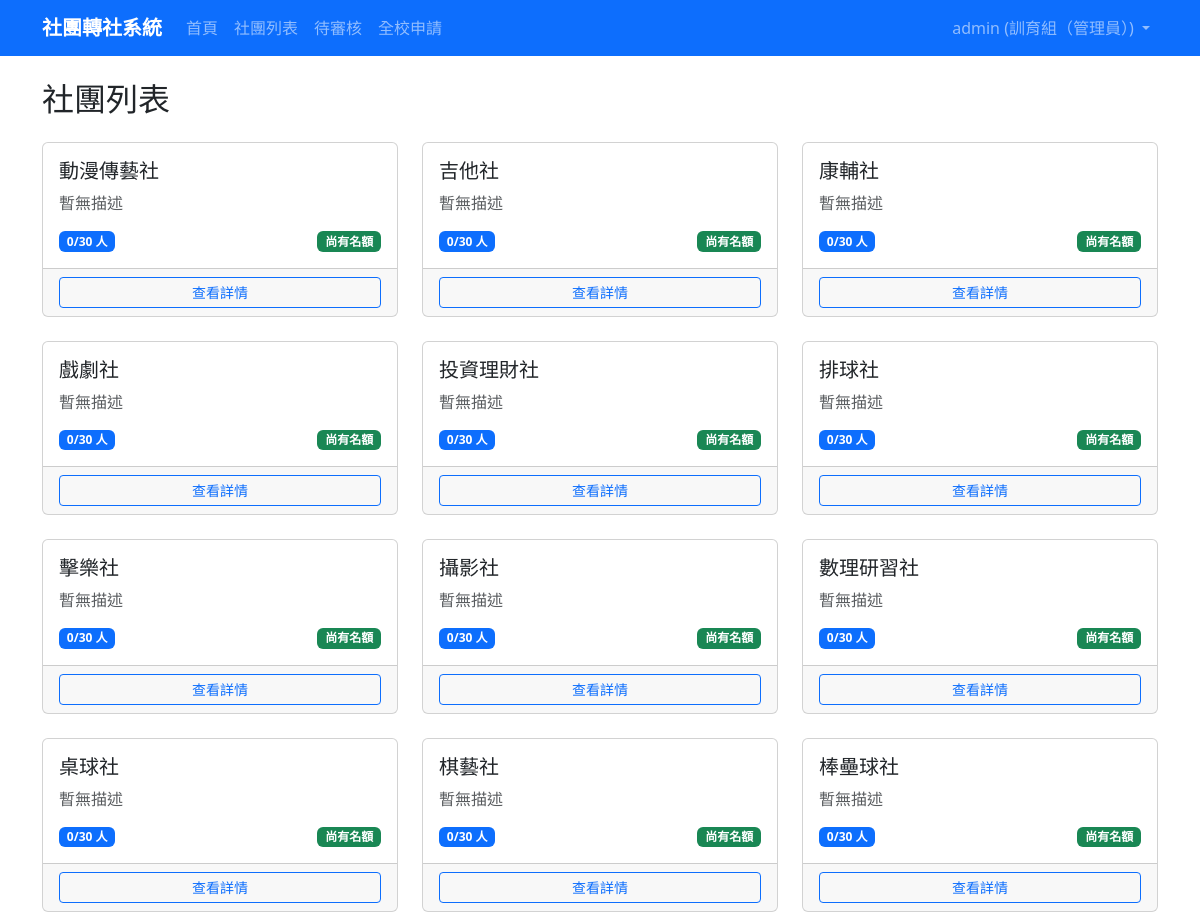
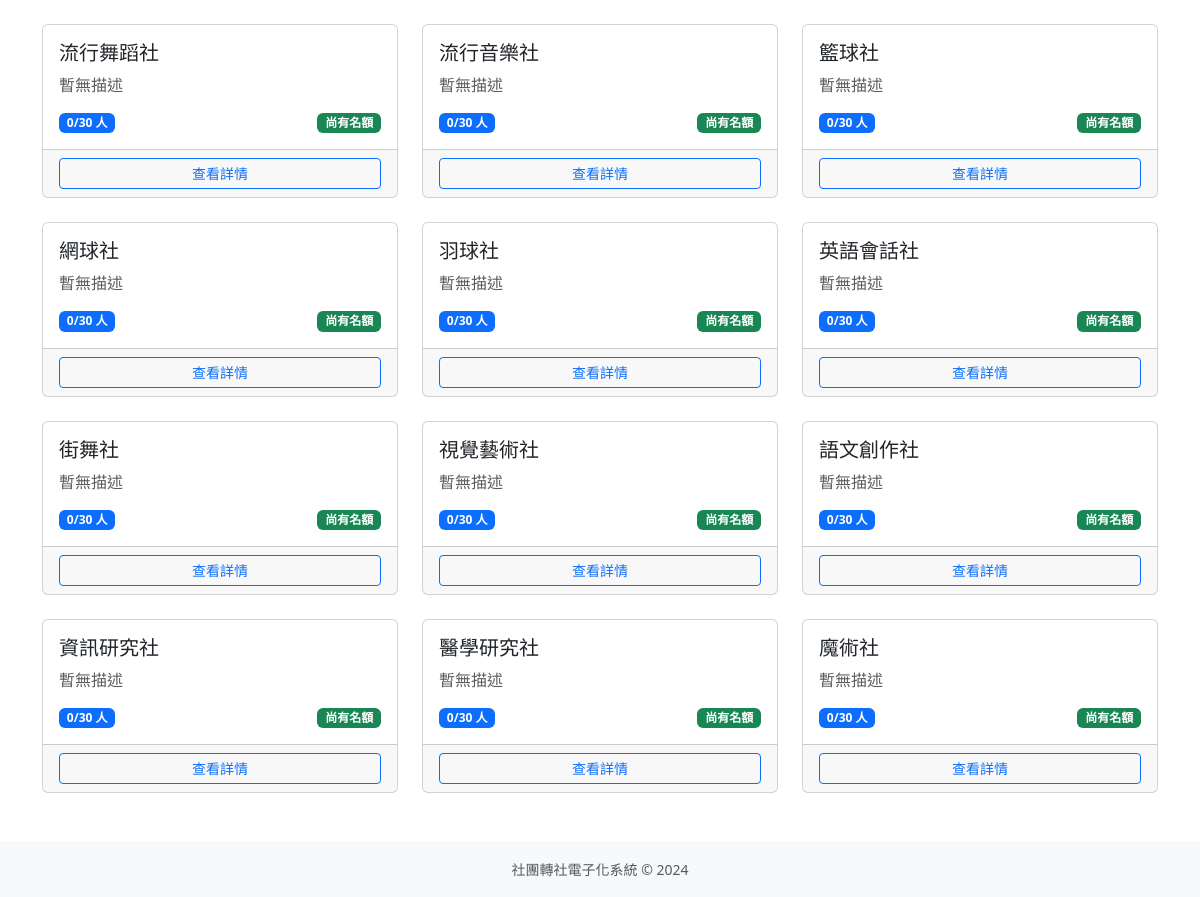
The page /clubs/ (signed in) on the database as committed earlier (2 pictures, top to bottom).
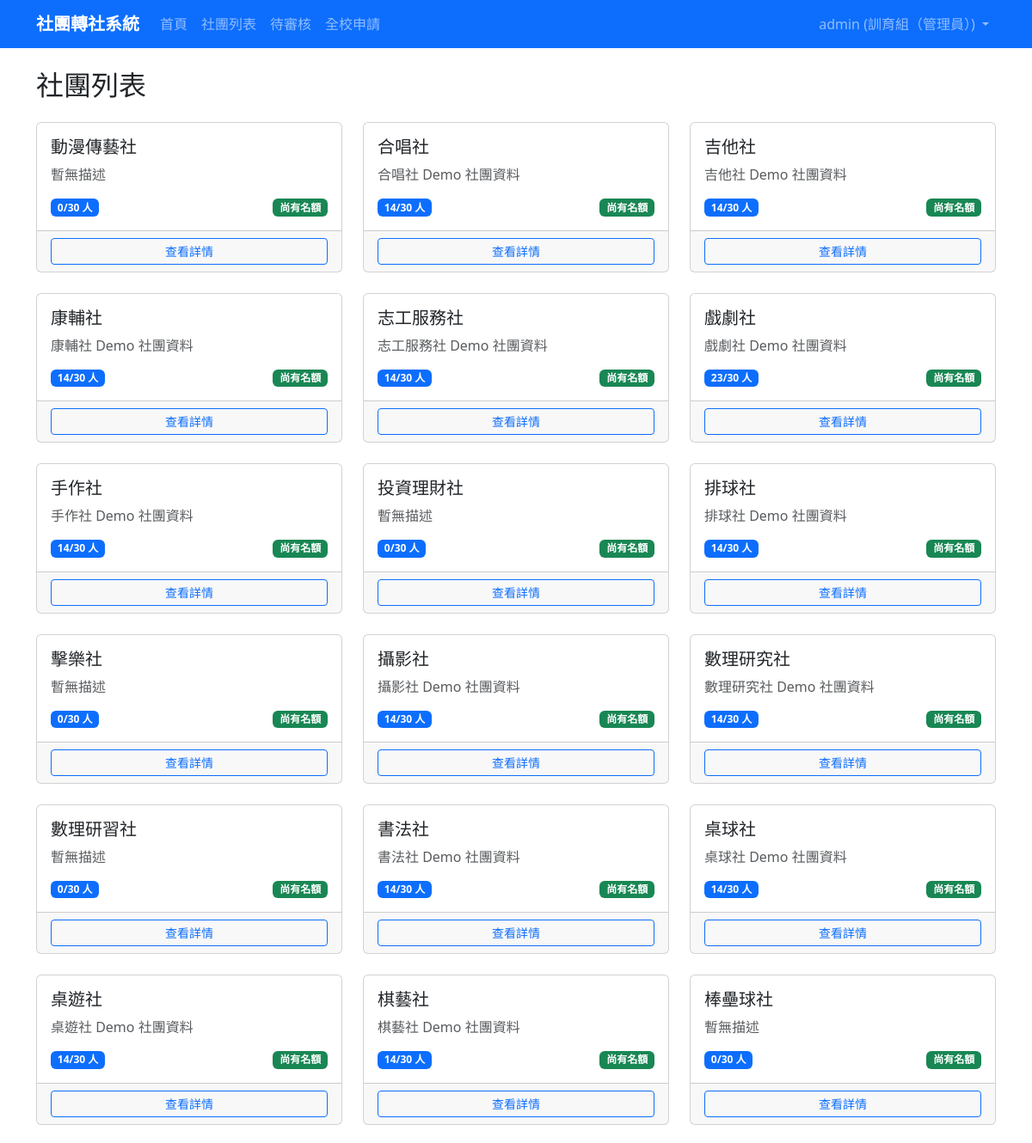
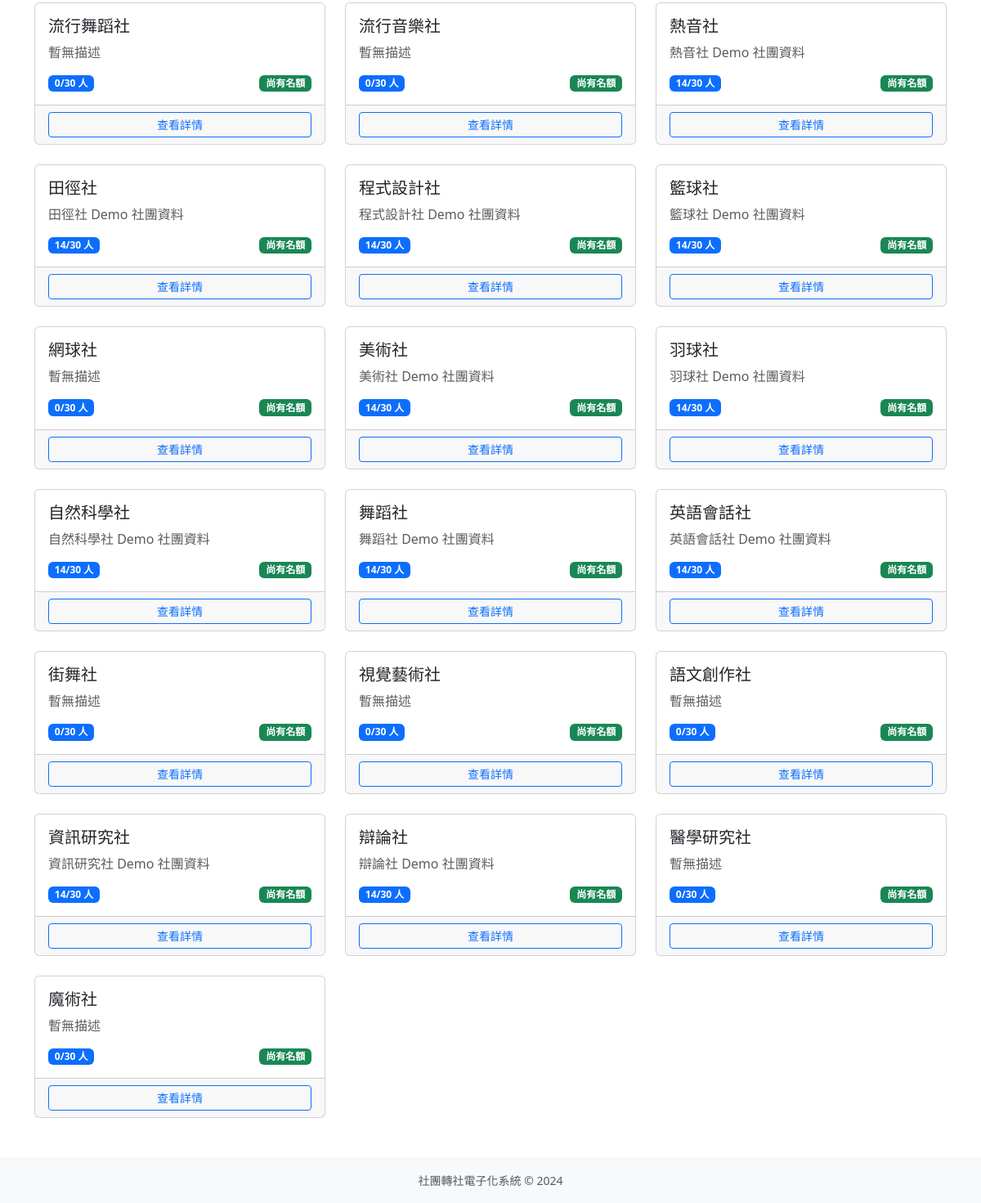
The same page on the database as committed later (2 pictures, top to bottom).
### accounts/models.py (models this page shows, shortened)
class User(AbstractUser):
    ROLE_CHOICES = [
        ('student', '學生'),
        ('president', '社長'),
        ('teacher', '指導老師'),
        ('admin', '訓育組（管理員）'),
    ]
    role = models.CharField(
        max_length=20,
        choices=ROLE_CHOICES,
        default='student',
        verbose_name='身分組'
    )
    student_id = models.CharField(
        max_length=20,
        blank=True,
        verbose_name='學號'
    )
    club = models.ForeignKey(
        'clubs.Club',
        on_delete=models.SET_NULL,
        null=True,
        blank=True,
        verbose_name='所屬社團',
        related_name='members'
    )
    phone = models.CharField(max_length=20, blank=True, verbose_name='電話')
    class Meta:
        verbose_name = '使用者'
        verbose_name_plural = '使用者'

### clubs/models.py (models this page shows, shortened)
class Club(models.Model):
    CATEGORY_CHOICES = [
        ('academic', '學術類'),
        ('arts', '藝文類'),
        ('performance', '藝能類'),
        ('recreation', '康輔類'),
        ('sports', '體育類'),
    ]
    code = models.CharField(max_length=10, unique=True, null=True, blank=True, verbose_name='社團代號')
    name = models.CharField(max_length=100, verbose_name='社團名稱')
    teacher = models.CharField(max_length=50, default='', verbose_name='指導老師')
    president = models.CharField(max_length=50, default='', verbose_name='社長')
    location = models.CharField(max_length=100, blank=True, verbose_name='社課場地')
    category = models.CharField(max_length=20, choices=CATEGORY_CHOICES, blank=True, verbose_name='類別')
    description = models.TextField(blank=True, verbose_name='社團描述')
    max_members = models.PositiveIntegerField(default=30, verbose_name='人數上限')
    current_members = models.PositiveIntegerField(default=0, verbose_name='現有人數')
    is_active = models.BooleanField(default=True, verbose_name='啟用中')
    created_at = models.DateTimeField(auto_now_add=True, verbose_name='建立時間')
    updated_at = models.DateTimeField(auto_now=True, verbose_name='更新時間')
    class Meta:
        verbose_name = '社團'
        verbose_name_plural = '社團'
        ordering = ['name']
    def has_available_slots(self):
        return self.current_members < self.max_members

### clubs/views.py (the view)
# urls.py: path('', views.ClubListView.as_view(), name='club_list'),
class ClubListView(LoginRequiredMixin, ListView):
    model = Club
    template_name = 'clubs/club_list.html'
    context_object_name = 'clubs'
    def get_queryset(self):
        return Club.objects.filter(is_active=True)

### templates/clubs/club_list.html (shortened to what this page needs)
{% extends 'base.html' %}
{% block content %}
<h2 class="mb-4">社團列表</h2>
<div class="row row-cols-1 row-cols-md-2 row-cols-lg-3 g-4">
    {% for club in clubs %}
    <div class="col">
        <div class="card h-100">
            <div class="card-body">
                <h5 class="card-title">{{ club.name }}</h5>
                <p class="card-text text-muted">
                    {{ club.description|truncatewords:20|default:"暫無描述" }}
                </p>
                <div class="d-flex justify-content-between align-items-center">
                    <span class="badge bg-primary">{{ club.current_members }}/{{ club.max_members }} 人</span>
                    {% if club.has_available_slots %}
                        <span class="badge bg-success">尚有名額</span>
                    {% else %}
                        <span class="badge bg-danger">已額滿</span>
                    {% endif %}
                </div>
            </div>
            <div class="card-footer">
                <a href="{% url 'club_detail' club.pk %}" class="btn btn-outline-primary btn-sm w-100">
                    查看詳情
                </a>
            </div>
        </div>
    </div>
    {% empty %}
    <div class="col-12">
        <div class="alert alert-info">目前沒有社團資料</div>
    </div>
    {% endfor %}
</div>
{% endblock %}

### templates/base.html (shortened to what this page needs)
<!DOCTYPE html>
<html lang="zh-TW">
<head>
    <link href="https://cdn.jsdelivr.net/npm/bootstrap@5.3.0/dist/css/bootstrap.min.css" rel="stylesheet">
</head>
<body>
    <nav class="navbar navbar-expand-lg navbar-dark bg-primary">
        <div class="container">
            <a class="navbar-brand" href="{% url 'home' %}">社團轉社系統</a>
            <div class="collapse navbar-collapse" id="navbarNav">
                <ul class="navbar-nav me-auto">
                    <li class="nav-item">
                        <a class="nav-link" href="{% url 'home' %}">首頁</a>
                    </li>
                    <li class="nav-item">
                        <a class="nav-link" href="{% url 'club_list' %}">社團列表</a>
                    </li>
                    {% if user.is_authenticated %}
                        {% if user.role == 'president' or user.role == 'teacher' or user.role == 'admin' %}
                            <li class="nav-item">
                                <a class="nav-link" href="{% url 'pending_approvals' %}">待審核</a>
                            </li>
                        {% endif %}
                        {% if user.role == 'admin' %}
                            <li class="nav-item">
                                <a class="nav-link" href="{% url 'all_requests' %}">全校申請</a>
                            </li>
                        {% endif %}
                    {% endif %}
                </ul>
                <ul class="navbar-nav">
                    {% if user.is_authenticated %}
                        <li class="nav-item dropdown">
                            <a class="nav-link dropdown-toggle" href="#" role="button" data-bs-toggle="dropdown">
                                {{ user.get_full_name|default:user.username }} ({{ user.get_role_display }})
                            </a>
                        </li>
                    {% else %}
                        <li class="nav-item">
                            <a class="nav-link" href="{% url 'login' %}">登入</a>
                        </li>
                    {% endif %}
                </ul>
            </div>
        </div>
    </nav>
    <main class="container my-4">
        {% block content %}{% endblock %}
    </main>
    <footer class="bg-light py-3 mt-5">
        <div class="container text-center text-muted">
            <small>社團轉社電子化系統 &copy; 2024</small>
        </div>
    </footer>
</body>
</html>

### templates/base.html (style rules this page uses)
.navbar-brand { font-weight: bold; }

Rows that differ between the two databases and show on the page:
added Club: name "合唱社", description "合唱社 Demo 社團資料", current_members "14", max_members "30", shows "尚有名額"
changed Club "吉他社": description "暫無描述" → "吉他社 Demo 社團資料"; current_members "0" → "14"
changed Club "康輔社": description "暫無描述" → "康輔社 Demo 社團資料"; current_members "0" → "14"
added Club: name "志工服務社", description "志工服務社 Demo 社團資料", current_members "14", max_members "30", shows "尚有名額"
changed Club "戲劇社": description "暫無描述" → "戲劇社 Demo 社團資料"; current_members "0" → "23"
added Club: name "手作社", description "手作社 Demo 社團資料", current_members "14", max_members "30", shows "尚有名額"
changed Club "排球社": description "暫無描述" → "排球社 Demo 社團資料"; current_members "0" → "14"
changed Club "攝影社": description "暫無描述" → "攝影社 Demo 社團資料"; current_members "0" → "14"
added Club: name "數理研究社", description "數理研究社 Demo 社團資料", current_members "14", max_members "30", shows "尚有名額"
added Club: name "書法社", description "書法社 Demo 社團資料", current_members "14", max_members "30", shows "尚有名額"
changed Club "桌球社": description "暫無描述" → "桌球社 Demo 社團資料"; current_members "0" → "14"
added Club: name "桌遊社", description "桌遊社 Demo 社團資料", current_members "14", max_members "30", shows "尚有名額"
changed Club "棋藝社": description "暫無描述" → "棋藝社 Demo 社團資料"; current_members "0" → "14"
added Club: name "熱音社", description "熱音社 Demo 社團資料", current_members "14", max_members "30", shows "尚有名額"
added Club: name "田徑社", description "田徑社 Demo 社團資料", current_members "14", max_members "30", shows "尚有名額"
added Club: name "程式設計社", description "程式設計社 Demo 社團資料", current_members "14", max_members "30", shows "尚有名額"
changed Club "籃球社": description "暫無描述" → "籃球社 Demo 社團資料"; current_members "0" → "14"
added Club: name "美術社", description "美術社 Demo 社團資料", current_members "14", max_members "30", shows "尚有名額"
changed Club "羽球社": description "暫無描述" → "羽球社 Demo 社團資料"; current_members "0" → "14"
added Club: name "自然科學社", description "自然科學社 Demo 社團資料", current_members "14", max_members "30", shows "尚有名額"
added Club: name "舞蹈社", description "舞蹈社 Demo 社團資料", current_members "14", max_members "30", shows "尚有名額"
changed Club "英語會話社": description "暫無描述" → "英語會話社 Demo 社團資料"; current_members "0" → "14"
changed Club "資訊研究社": description "暫無描述" → "資訊研究社 Demo 社團資料"; current_members "0" → "14"
added Club: name "辯論社", description "辯論社 Demo 社團資料", current_members "14", max_members "30", shows "尚有名額"
